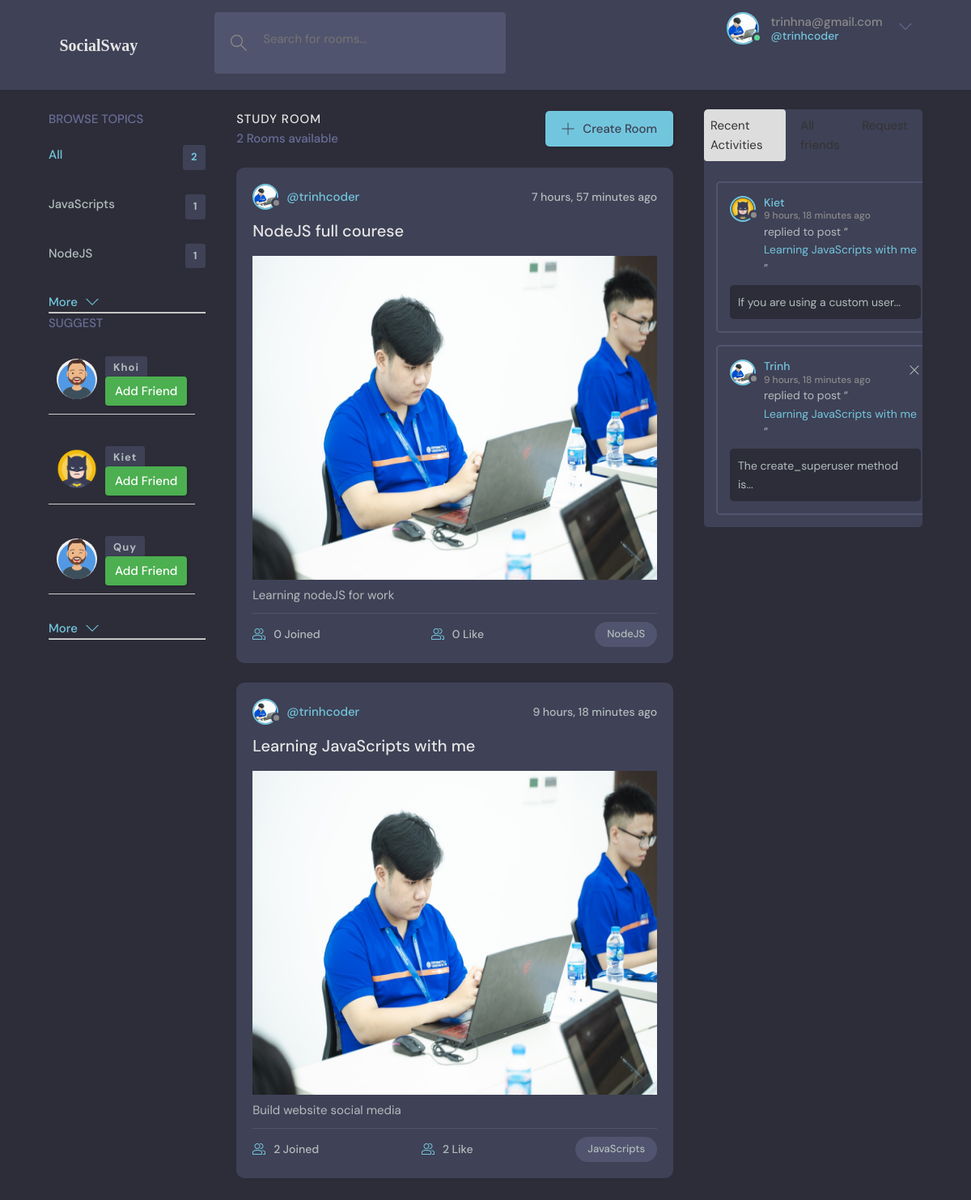
The page / (signed in) on the database its author committed.
### base/models.py (models this page shows, shortened)
class User(AbstractUser):
    name = models.CharField(max_length = 200, null = True)
    email =models.EmailField(unique = True,null =True)
    bio = models.TextField(null = True)
    avatar = models.ImageField(default='defaut1.png',null=True)
    USERNAME_FIELD ='email'
    REQUIRED_FIELDS = []

class Topic(models.Model):
    name = models.CharField(max_length=200)
    def __str__(seft):
        return seft.name

class Room(models.Model):
    host = models.ForeignKey(User,on_delete=models.SET_NULL,null =True)
    topic = models.ForeignKey(Topic,on_delete=models.SET_NULL,null=True)
    name = models.CharField(max_length=200,null =True)
    img = models.ImageField(default='',null=True)
    description = models.TextField(null = True, blank = True)
    participants = models.ManyToManyField(User,related_name='participants',blank=True)
    updated = models.DateTimeField(auto_now=True)
    created = models.DateTimeField(auto_now_add=True)
    class Meta:
        ordering = ['-updated','created']
    def __str__(seft):
        return seft.name

class Message(models.Model):
    user = models.ForeignKey(User,on_delete=models.CASCADE)
    room = models.ForeignKey(Room, on_delete=models.CASCADE)
    body = models.TextField()
    updated = models.DateTimeField(auto_now=True)
    created = models.DateTimeField(auto_now_add=True)
    class Meta:
        ordering = ['-updated','created']

### base/views.py (the view)
# urls.py: path('',views.home,name="home"),
def home(request):
    q = request.GET.get('q') if request.GET.get('q') != None else ''
    topic =Topic.objects.all()[0:5]
    rooms = Room.objects.filter(
        Q(topic__name__icontains =q) |
        Q(name__icontains = q)
    )
    sent = Friendship.objects.filter(receiver=request.user, status='pending')
    room_count = rooms.count()
    room_message = Message.objects.filter(
        Q(room__topic__name__icontains =q))[0:5]
    accepted_friends = Friendship.objects.filter(Q(sender=request.user, status='accepted') | Q(receiver=request.user, status='accepted'))
    all_users = User.objects.exclude(
        Q(id=request.user.id) | Q(friendship_sent__receiver=request.user, friendship_sent__status='accepted') | Q(friendship_received__sender=request.user, friendship_received__status='accepted')
    )
    random_users = random.sample(list(all_users), min(4, len(all_users)))
    context = {'rooms':rooms,'topic':topic,
               'room_count':room_count,'room_message':room_message ,'random_users':random_users,'users':accepted_friends,'sent':sent}
    return render(request,'base/home.html',context)

### base/templates/base/home.html (shortened to what this page needs)
{%extends 'main.html'%}
{% block content%}
<main class="layout layout--3">
  <div class="container">
    {% include 'base/topics_compo.html'%}
    <div class="roomList">
      <div class="roomList__header">
        <div>
          <h2>Study Room</h2>
          <p>{{rooms.count}} Rooms available</p>
        </div>
        <a class="btn btn--main" href="{% url 'create-room' %}" >
          <svg version="1.1" xmlns="http://www.w3.org/2000/svg" width="32" height="32" viewBox="0 0 32 32">
            <title>add</title>
            <path
              d="M16.943 0.943h-1.885v14.115h-14.115v1.885h14.115v14.115h1.885v-14.115h14.115v-1.885h-14.115v-14.115z"
            ></path>
          </svg>
          Create Room
        </a>
      </div>
        {%include 'base/feed.html'%}
    </div>
    {%include 'base/activity.html'%}
</main>
{%endblock%}

### templates/navbar.html (shortened to what this page needs)
{%load static%}
<header class="header header--loggedIn">
    <div class="container">
        <a href="{% url 'home' %}" class="header__logo">
            <h1 style="font-family: cursive">SocialSway</h1>
        </a>
        <form class="header__search" method="GET" action="{%url 'home'%}">
            <label>
                <input name="q" placeholder="Search for rooms..." />
            </label>
        </form>
        <nav class="header__menu">
            {%if request.user.is_authenticated%}
            <div class="header__user">
                <a href="{% url 'profile' request.user.id %}">
                    <div class="avatar avatar--medium active">
                        <img src="{{ request.user.avatar.url }}" />
                    </div>
                    <p>{{request.user}} <span>@{{request.user.username}}</span></p>
                </a>
                <button class="dropdown-button">
                    <svg version="1.1" xmlns="http://www.w3.org/2000/svg" width="32" height="32" viewBox="0 0 32 32">
                        <title>chevron-down</title>
                        <path d="M16 21l-13-13h-3l16 16 16-16h-3l-13 13z"></path>
                    </svg>
                </button>
            </div>
            {%else%}
            <a href="{% url 'login' %}">
                <img src="{% static 'images/avatar.svg'%}" alt="">
                <p>Login</p>
            </a>
            {%endif%}
        </nav>
    </div>
</header>

### base/templates/base/topics_compo.html (shortened to what this page needs)
<div class="topics">
    <div class="topics__header">
      <h2>Browse Topics</h2>
    </div>
    <ul class="topics__list">
      <li>
        <a href="/" class="active">All <span>{{topic.count}}</span></a>
      </li>
      {%for t in topic%}
      <li>
        <a href="{%url 'home' %}?q={{t.name}}">{{t.name}} <span>{{t.room_set.all.count}}</span></a>
      </li>
      {%endfor%}
    </ul>
    <a class="btn btn--link" href="{%url 'topics'%}">
      More
      <svg version="1.1" xmlns="http://www.w3.org/2000/svg" width="32" height="32" viewBox="0 0 32 32">
        <title>chevron-down</title>
        <path d="M16 21l-13-13h-3l16 16 16-16h-3l-13 13z"></path>
      </svg>
    </a>
    <hr>
    <div class="topics__header">
      <h2>Suggest</h2>
    </div>
    <ul class="topics__list">
      {% for r in random_users %}
      <li>
        <a href="{% url 'profile' r.id %}">
          <div class="friend-item">
            <div class="friend-avatar">
              <img src="{{ r.avatar.url }}" alt="{{ r.name }} Avatar" />
            </div>
            <div class="friend-info">
              <span class="friend-name">{{ r.name }}</span>
              <div class="friend-actions">
                <button class="btn btn--primary">Add Friend</button>
              </div>
            </div>
          </div>
        </a>
      </li>
      {% endfor %}
    </ul>
    <a class="btn btn--link" href="{%url 'friend'%}">
      More
      <svg version="1.1" xmlns="http://www.w3.org/2000/svg" width="32" height="32" viewBox="0 0 32 32">
        <title>chevron-down</title>
        <path d="M16 21l-13-13h-3l16 16 16-16h-3l-13 13z"></path>
      </svg>
    </a>
    <hr>
  </div>

### base/templates/base/feed.html (shortened to what this page needs)
<div class="scrollable-container">
{%for room in rooms%}
<div class="roomListRoom">
  <div class="roomListRoom__header">
    <a href="{% url 'profile' room.host.id%}" class="roomListRoom__author">
      <div class="avatar avatar--small">
        <img src="{{ room.host.avatar.url }}" />
      </div>
      <span>@{{room.host.username}}</span>
    </a>
    <div class="roomListRoom__actions">
      <span>{{room.created|timesince}} ago</span>
    </div>
  </div>
  <div class="roomListRoom__content">
    <a href="{%url 'room' room.id%}">{{room.name}}</a>
    <img src="{{room.host.avatar.url}}" alt="" width="420" height="400">
    <p>
      {{room.description}}
    </p>
  </div>
  <div class="roomListRoom__meta">
    <a href="{%url 'room' room.id%}" class="roomListRoom__joined">
      {{room.participants.all.count}} Joined
    </a>
    <a href="{%url 'room' room.id%}" class="roomListRoom__joined">
      {{room.participants.all.count}} Like
    </a>
    <p class="roomListRoom__topic">{{room.topic}}</p>
  </div>
</div>
{%endfor%}
</div>

### base/templates/base/activity.html (shortened to what this page needs)
<div class="activities">
  <div class="activities__header">
    <ul class="nav-tabs">
      <li class="tab-item active" onclick="showTab('recentActivities')">
        <a class="tab-link" id="tabRecentActivities">Recent Activities</a>
      </li>
      <li class="tab-item" onclick="showTab('friendList')">
        <a href="#" class="tab-link" id="tabFriendList">All friends</a>
      </li>
      <li class="tab-item" onclick="showTab('requestList')">
        <a href="#" class="tab-link" id="tabrequestList">Request </a>
      </li>
    </ul>
  </div>
  <div class="activities__content" id="recentActivities">
    {% for m in room_message %}
    <div class="activities__box">
      <div class="activities__boxHeader roomListRoom__header">
        <a href="{%url 'profile' m.user.id%}" class="roomListRoom__author">
          <div class="avatar avatar--small">
            <img src="{{m.user.avatar.url}}" />
          </div>
          <p>
            {{m.user.name}}
            <span>{{m.created|timesince}} ago</span>
          </p>
        </a>
        {% if request.user == m.user%}
        <div class="roomListRoom__actions">
          <a href="{%url 'delete-message' m.id%}">
            <svg version="1.1" xmlns="http://www.w3.org/2000/svg" width="32" height="32" viewBox="0 0 32 32">
              <title>remove</title>
              <path
                d="M27.314 6.019l-1.333-1.333-9.98 9.981-9.981-9.981-1.333 1.333 9.981 9.981-9.981 9.98 1.333 1.333 9.981-9.98 9.98 9.98 1.333-1.333-9.98-9.98 9.98-9.981z">
              </path>
            </svg>
          </a>
        </div>
        {%endif%}
      </div>
      <div class="activities__boxContent">
        <p>replied to post “<a href="{%url 'room' m.room.id%}">{{m.room}}</a>”</p>
        <div class="activities__boxRoomContent">
          {% if m.body|length > 5 %}
          {{ m.body|slice:":30" }}...
          {% else %}
          {{ m.body }}
          {% endif %}
        </div>
      </div>
    </div>
    {% endfor %}
  </div>
</div>
</div>

### base/templates/base/home.html (style rules this page uses)
form { display: flex; flex-direction: column; }
label { margin-bottom: 5px; }
input, textarea { margin-bottom: 10px; padding: 10px; border: 1px solid #ccc; border-radius: 5px; }
.btn--primary { background-color: #007BFF; border-radius: 5px; padding: 10px; cursor: pointer; transition: background-color 0.3s; }

### base/templates/base/topics_compo.html (style rules this page uses)
.topics__list { list-style: none; padding: 0; }
.friend-item { display: flex; align-items: center; justify-content: space-between; padding: 10px; border-bottom: 1px solid #ccc; }
.friend-avatar img { border-radius: 50%; width: 50px; height: 50px; object-fit: cover; margin-right: 10px; }
.friend-info { flex: 1; }
.friend-name { font-weight: bold; }
.friend-actions button { background-color: #4caf50; color: #fff; border: none; padding: 8px 12px; cursor: pointer; border-radius: 4px; }

### base/templates/base/feed.html (style rules this page uses)
.scrollable-container { overflow-y: auto; height: 110vh; }

### base/templates/base/activity.html (style rules this page uses)
.activities__content { overflow: hidden; width: 300px; }
.nav-tabs { list-style: none; padding: 0; margin: 0; display: flex; }
.tab-item { cursor: pointer; margin-right: 10px; padding: 8px; border-radius: 4px; transition: background-color 0.3s ease; }
.tab-item.active { background-color: #ddd; }
.tab-link { text-decoration: none; color: #333; }
.activities__content { margin-top: 10px; }
.activities__boxContent p { word-wrap: break-word; }

### rows shown on the page
User: user.avatar (picture), user "trinhna@gmail.com", user.username "trinhcoder"
Topic: name "JavaScripts", room_set.all.count "1"
Topic: name "NodeJS", room_set.all.count "1"
User: avatar (picture), name "Khoi"
User: avatar (picture), name "Kiet"
User: avatar (picture), name "Quy"
Room: host.avatar (picture), host.username "trinhcoder", created "7 hours, 57 minutes", name "NodeJS full courese", description "Learning nodeJS for work", participants.all.count "0", topic "NodeJS"
Room: host.avatar (picture), host.username "trinhcoder", created "9 hours, 18 minutes", name "Learning JavaScripts with me", description "Build website social media", participants.all.count "2", topic "JavaScripts"
Message: user.avatar (picture), user.name "Kiet", created "9 hours, 18 minutes", room "Learning JavaScripts with me", body "If you are using a custom user"
Message: user.avatar (picture), user.name "Trinh", created "9 hours, 18 minutes", room "Learning JavaScripts with me", body "The create_superuser method is"

### other values the page prints
{{ topic.count }} "2"
{{ rooms.count }} "2"
